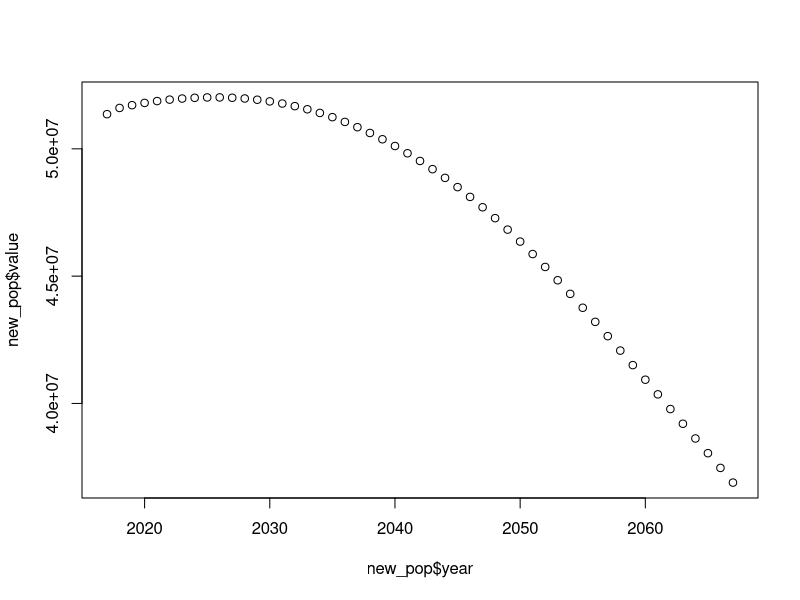
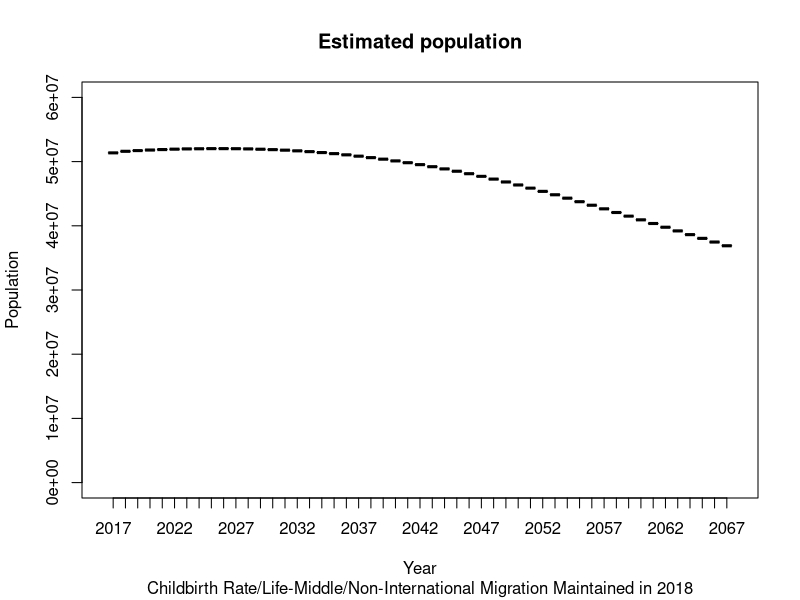
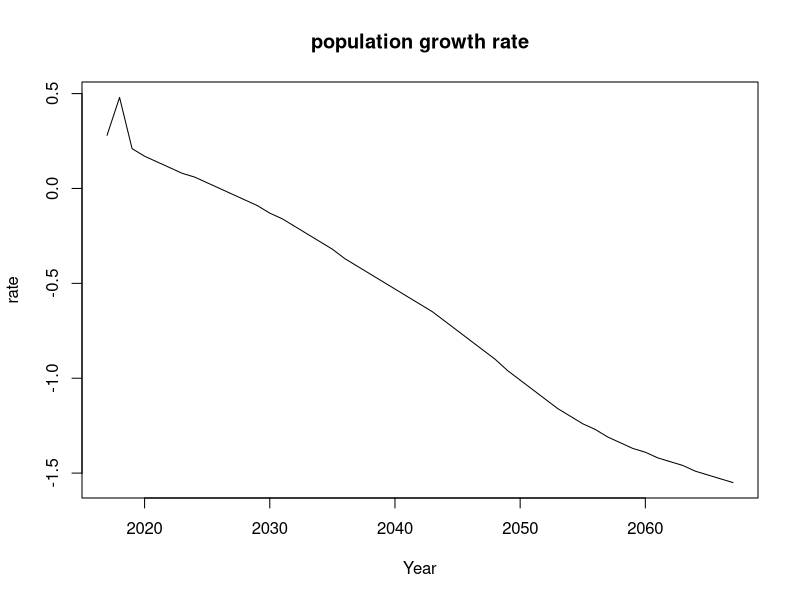
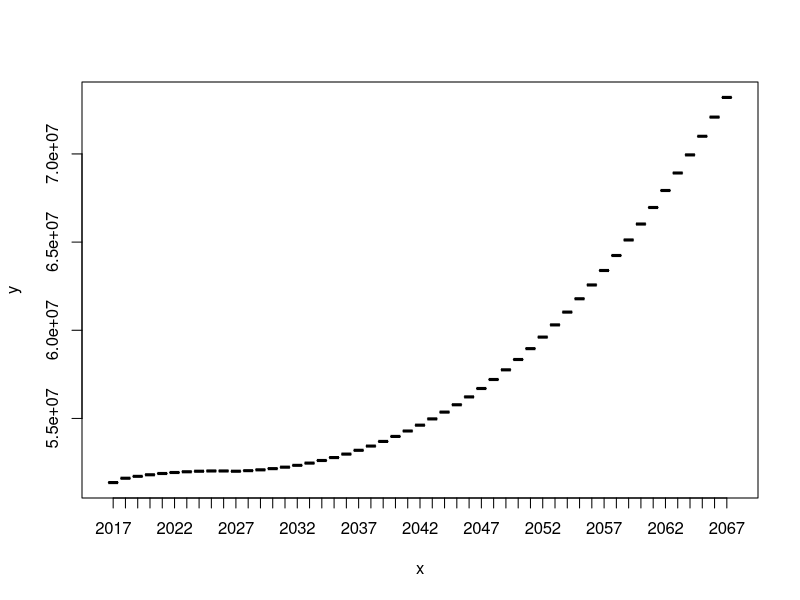
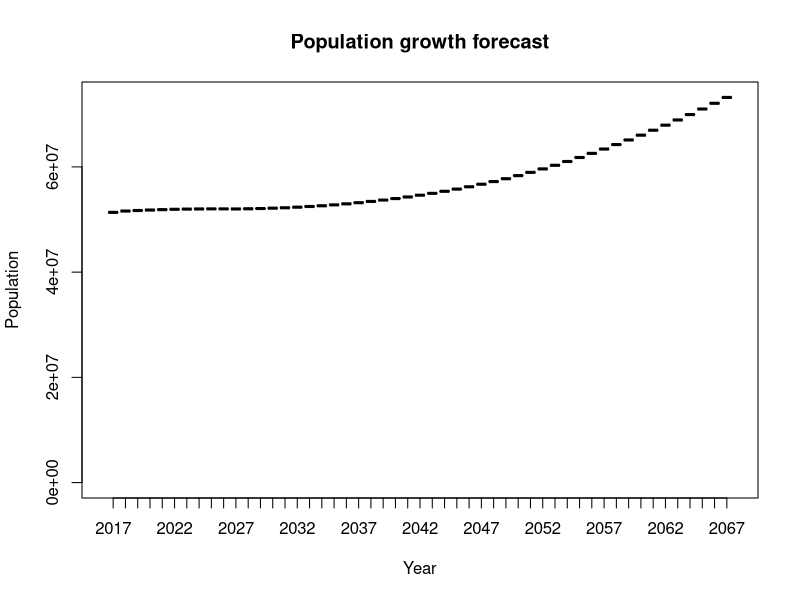

Write R code to recreate these figures, in order.
setwd("/Users/cpprhtn/Desktop")
library(tidyr)
library(reshape2)
library(dplyr)
read.csv("expected population.csv",header = T,fileEncoding = "CP949") -> pop
pop2 <- melt(pop, id.vars = "시나리오별",variable.name = "year")
pop2$year =substr(pop2$year,2,5)

pp1 <- pop2[c(3:104),c(2,3)]
pp2 <- pop2[c(3:104),c(2,3)]
count = 1
for(i in 3:104){
  if(i%%2 == 1){
    pp1[count,] <- pop2[i,c(2,3)]
  }
  else{
    pp2[count,] <- pop2[i,c(2,3)]
    count=count+1
  }
}
new_pop <- pp1[c(1:51),]
new_rate <- pp2[c(1:51),]

plot(new_pop$year,new_pop$value)
str(new_pop)
new_pop$value <- as.numeric(new_pop$value)
new_pop$year <- as.factor(new_pop$year)
new_rate$value <- as.numeric(new_rate$value)
plot(type = 'l',new_pop$year,new_pop$value,xlab="Year", ylab="Population",main="Estimated population",
     sub="Childbirth Rate/Life-Middle/Non-International Migration Maintained in 2018",ylim=c(0,60000000))
plot(type = 'l',new_rate$year,new_rate$value,xlab="Year", ylab="rate",main="population growth rate")

#만약 인구증가율이 0.0일때, 정부에서 출산관련 정책을 크게 확대하여 조금씩 증가할 경우

for (j in 12:51){
  
  if(new_rate[j,2] < 0.5){
    new_rate[j,2] <- new_rate[j,2]*-1
  }
  else{
    new_rate[j,2] <- 0.5
  }
}

prediction <- new_pop
for(k in 2:51){
  prediction[k,2] <- prediction[k-1,2]*(new_rate[k,2]/100) + prediction[k-1,2]
}
str(prediction)
plot(prediction$year,prediction$value)
format(prediction$value,scientific = FALSE)
plot(prediction$year,prediction$value,ylim=c(0,73204678),main="Population growth forecast",xlab="Year", ylab="Population")



